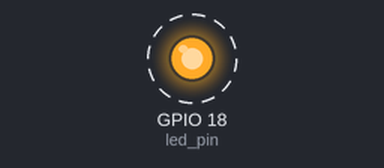
A program run on a simulated Raspberry Pi (BCM pin numbers). On the bench: output pins drawn as LEDs (lit = HIGH). Dashed ring = blinking.

Above: at 0.2 s.
Timing chart, 0 to 3.0 s (numbered marks = the images above):
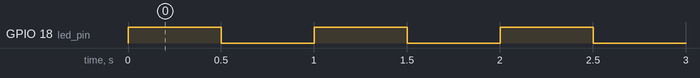

The program:

blinking.py
```python
import RPi.GPIO as GPIO
import time

led_pin = 18

GPIO.setwarnings(False)
GPIO.setmode(GPIO.BCM)
GPIO.setup(led_pin, GPIO.OUT)

try:
    while True:
        GPIO.output(led_pin, True)
        time.sleep(0.5)
        GPIO.output(led_pin, False)
        time.sleep(0.5)

finally:
    print("Cleaning up...")
    GPIO.cleanup()
```

Measured:
- by itself, GPIO 18 (led_pin): alternates HIGH for 0.50 s and LOW for 0.50 s
